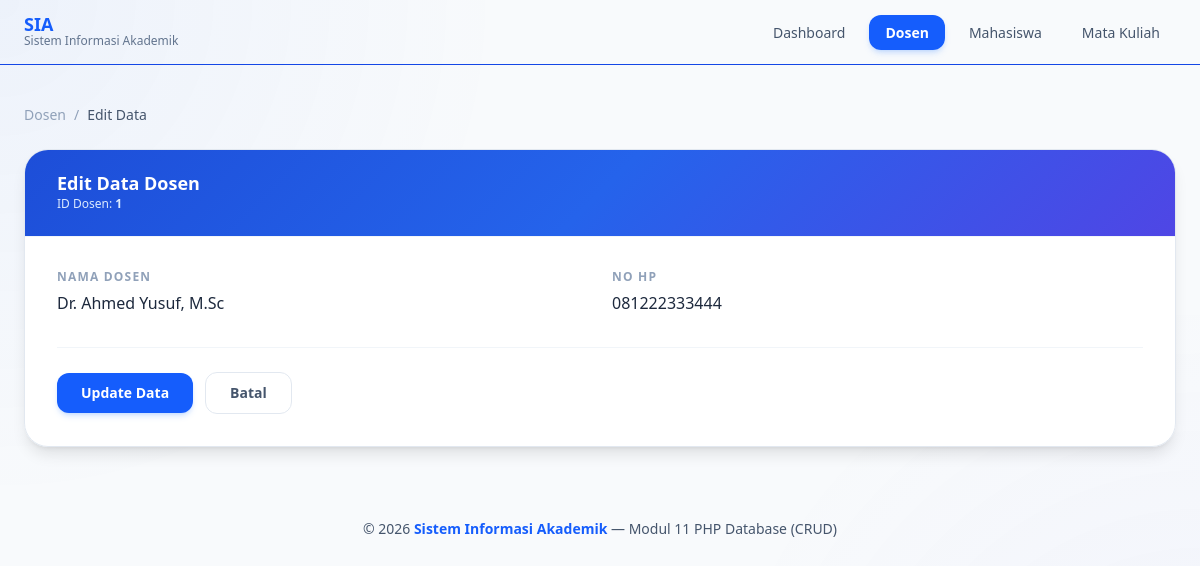
Page /update/dosen.php?idDosen=1 on the committed database.
### tables this page shows
CREATE TABLE IF NOT EXISTS tbl_dosen (
    idDosen INT AUTO_INCREMENT PRIMARY KEY,
    namaDosen VARCHAR(50),
    noHP VARCHAR(25)
);

### update/dosen.php (the view, shortened to what this page needs)
<?php
include '../koneksi.php';
$idDosen = $_GET['idDosen'];
$query   = "SELECT * FROM tbl_dosen WHERE idDosen='$idDosen'";
$result  = mysqli_query($link, $query);
$data = mysqli_fetch_assoc($result);
?>
<!DOCTYPE html>
<html lang="id">
<head>
    <link rel="stylesheet" href="../src/output.css">
</head>
<body class="bg-slate-50 min-h-screen font-sans text-slate-800 overflow-x-hidden">
    <nav class="glass sticky top-0 z-50 border-b border-blue-700 animate-slide-down">
        <div class="max-w-7xl mx-auto px-6 h-16 flex items-center justify-between">
            <a href="../index.php" class="flex items-center gap-3 no-underline">
                <div>
                    <h1 class="font-extrabold text-blue-600 text-lg leading-none">SIA</h1>
                    <p class="text-xs text-slate-500">Sistem Informasi Akademik</p>
                </div>
            </a>
            <ul class="hidden md:flex items-center gap-2">
                <li>
                    <a href="../index.php"
                       class="px-4 py-2 rounded-xl text-sm font-medium text-slate-600
                              hover:bg-blue-50 hover:text-blue-600 transition-all duration-300">
                        Dashboard
                    </a>
                </li>
                <li>
                    <a href="../view/dosen.php"
                       class="bg-blue-600 text-white px-4 py-2 rounded-xl text-sm font-semibold
                              hover:bg-blue-700 transition-all duration-300 shadow-md shadow-blue-500/20">
                        Dosen
                    </a>
                </li>
                <li>
                    <a href="../view/mhs.php"
                       class="px-4 py-2 rounded-xl text-sm font-medium text-slate-600
                              hover:bg-blue-50 hover:text-blue-600 transition-all duration-300">
                        Mahasiswa
                    </a>
                </li>
                <li>
                    <a href="../view/matkul.php"
                       class="px-4 py-2 rounded-xl text-sm font-medium text-slate-600
                              hover:bg-blue-50 hover:text-blue-600 transition-all duration-300">
                        Mata Kuliah
                    </a>
                </li>
            </ul>
        </div>
    </nav>
    <main class="relative z-10 max-w-7xl mx-auto px-6 py-10">
        <div class="flex items-center gap-2 text-sm text-slate-400 mb-6 animate-fade-up anim-d1">
            <a href="../view/dosen.php" class="hover:text-blue-600 transition-colors duration-200">
                Dosen
            </a>
            <span>/</span>
            <span class="text-slate-600 font-medium">Edit Data</span>
        </div>
        <div class="bg-white/95 border border-slate-200 rounded-3xl shadow-lg overflow-hidden
                    animate-fade-up anim-d2">
            <div class="px-8 py-6 border-b border-slate-100"
                 style="background: linear-gradient(135deg, #1d4ed8 0%, #2563eb 50%, #4f46e5 100%);">
                <div class="flex items-center gap-3">
                    <div>
                        <h2 class="text-white font-extrabold text-lg leading-none">Edit Data Dosen</h2>
                        <p class="text-blue-100 text-xs mt-1">
                            ID Dosen: <span class="font-semibold"><?php echo htmlspecialchars($data['idDosen']); ?></span>
                        </p>
                    </div>
                </div>
            </div>
            <form action="dosen.php?idDosen=<?php echo urlencode($data['idDosen']); ?>" method="post"
                  class="px-8 py-8">
                <div class="grid grid-cols-1 md:grid-cols-2 gap-6">
                    <div class="flex flex-col gap-1.5">
                        <label for="namaDosen" class="text-xs font-bold uppercase tracking-widest text-slate-400">
                            Nama Dosen
                        </label>
                        <input type="text"
                               name="namaDosen" id="namaDosen"
                               value="<?php echo htmlspecialchars($data['namaDosen']); ?>"
                               class="input-field" required>
                    </div>
                    <div class="flex flex-col gap-1.5">
                        <label for="noHP" class="text-xs font-bold uppercase tracking-widest text-slate-400">
                            No HP
                        </label>
                        <input type="tel"
                               name="noHP" id="noHP"
                               value="<?php echo htmlspecialchars($data['noHP']); ?>"
                               class="input-field" required>
                    </div>
                </div>
                <div class="flex items-center gap-3 mt-8 pt-6 border-t border-slate-100">
                    <button type="submit" name="edit"
                            class="flex items-center gap-2 bg-blue-600 text-white px-6 py-2.5
                                   rounded-xl text-sm font-semibold shadow-md shadow-blue-500/20
                                   hover:bg-blue-700 hover:-translate-y-0.5 transition-all duration-200">
                        Update Data
                    </button>
                    <a href="../view/dosen.php"
                       class="flex items-center gap-2 px-6 py-2.5 rounded-xl text-sm font-semibold
                              text-slate-600 border border-slate-200
                              hover:bg-slate-50 hover:border-slate-300 transition-all duration-200">
                        Batal
                    </a>
                </div>
            </form>
        </div>
    </main>
    <footer class="relative z-10 text-center py-8 text-sm text-slate-600">
        &copy; <?php echo date('Y'); ?>
        <span class="font-semibold text-blue-600">Sistem Informasi Akademik</span>
        — Modul 11 PHP Database (CRUD)
    </footer>
</body>
</html>

### update/dosen.php (style rules this page uses)
.animate-slide-down { animation: slideDown .45s ease both; }
.animate-fade-up { animation: fadeUp .55s ease both; }
.anim-d1 { animation-delay: .10s; }
.anim-d2 { animation-delay: .20s; }
.glass { background: rgba(255,255,255,.92); backdrop-filter: blur(18px); -webkit-backdrop-filter: blur(18px); }
.input-field { @apply w-full px-4 py-2.5 rounded-xl border border-slate-200 text-sm text-slate-700 bg-white outline-none transition-all duration-200 focus:border-blue-400 focus:ring-2 focus:ring-blue-100; }

### rows in the picture
tbl_dosen: idDosen "1", namaDosen "Dr. Ahmed Yusuf, M.Sc", noHP "081222333444"
